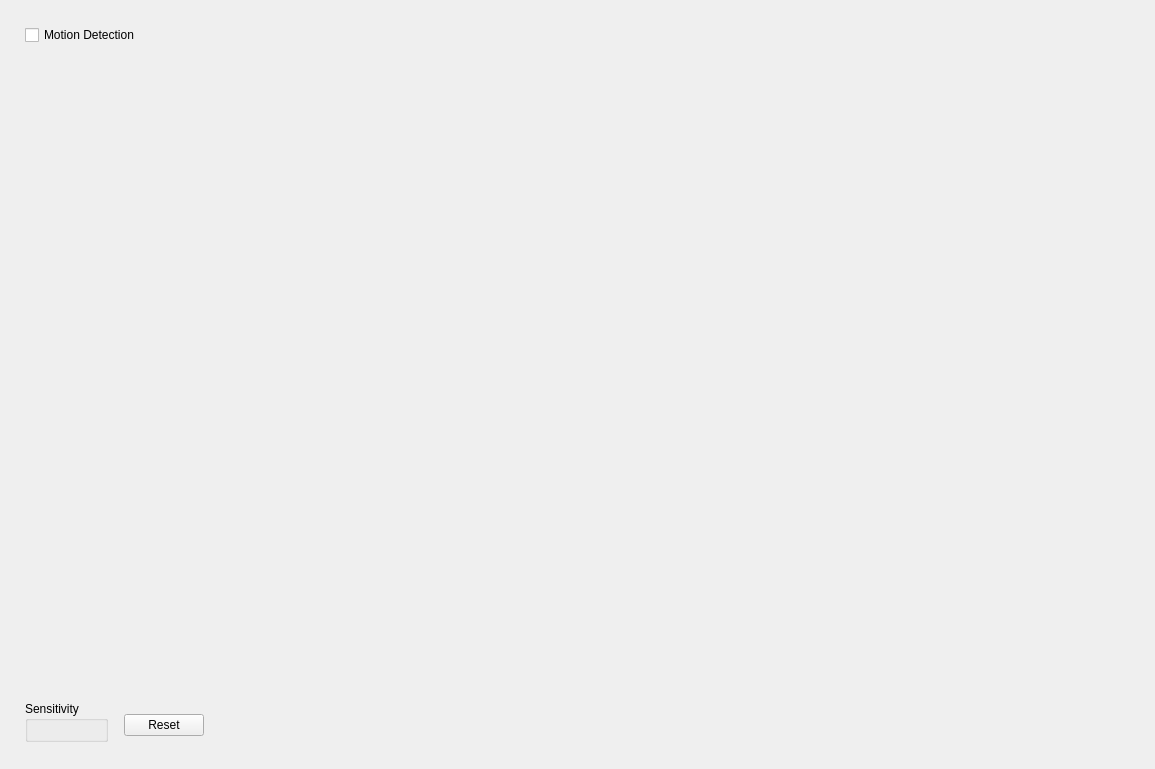
<?xml version="1.0" encoding="UTF-8"?>
<ui version="4.0">
 <class>CameraMotionSettingsWidget</class>
 <widget class="QWidget" name="CameraMotionSettingsWidget">
  <property name="geometry">
   <rect>
    <x>0</x>
    <y>0</y>
    <width>1155</width>
    <height>769</height>
   </rect>
  </property>
  <property name="sizePolicy">
   <sizepolicy hsizetype="Maximum" vsizetype="Maximum">
    <horstretch>0</horstretch>
    <verstretch>0</verstretch>
   </sizepolicy>
  </property>
  <layout class="QVBoxLayout" name="verticalLayout_2">
   <property name="spacing">
    <number>1</number>
   </property>
   <property name="leftMargin">
    <number>0</number>
   </property>
   <property name="topMargin">
    <number>0</number>
   </property>
   <property name="rightMargin">
    <number>0</number>
   </property>
   <property name="bottomMargin">
    <number>0</number>
   </property>
   <item>
    <widget class="QWidget" name="mainWidget" native="true">
     <layout class="QVBoxLayout" name="containerWidget">
      <property name="leftMargin">
       <number>16</number>
      </property>
      <property name="topMargin">
       <number>16</number>
      </property>
      <property name="rightMargin">
       <number>16</number>
      </property>
      <property name="bottomMargin">
       <number>16</number>
      </property>
      <item>
       <widget class="QWidget" name="motionControlsWidget" native="true">
        <layout class="QVBoxLayout" name="verticalLayout" stretch="0,1,0">
         <property name="spacing">
          <number>16</number>
         </property>
         <item>
          <layout class="QHBoxLayout" name="horizontalLayout_3">
           <item>
            <widget class="QCheckBox" name="motionDetectionCheckBox">
             <property name="text">
              <string>Motion Detection</string>
             </property>
            </widget>
           </item>
           <item>
            <spacer name="horizontalSpacer_2">
             <property name="orientation">
              <enum>Qt::Horizontal</enum>
             </property>
             <property name="sizeHint" stdset="0">
              <size>
               <width>40</width>
               <height>20</height>
              </size>
             </property>
            </spacer>
           </item>
          </layout>
         </item>
         <item>
          <widget class="QWidget" name="motionContainerWidget" native="true">
           <layout class="QVBoxLayout" name="verticalLayout_3">
            <property name="leftMargin">
             <number>0</number>
            </property>
            <property name="topMargin">
             <number>0</number>
            </property>
            <property name="rightMargin">
             <number>0</number>
            </property>
            <property name="bottomMargin">
             <number>0</number>
            </property>
           </layout>
          </widget>
         </item>
         <item>
          <layout class="QHBoxLayout" name="horizontalLayout_2">
           <property name="spacing">
            <number>16</number>
           </property>
           <item>
            <widget class="QGroupBox" name="motionSensitivityGroupBox">
             <property name="title">
              <string>Sensitivity</string>
             </property>
             <layout class="QHBoxLayout" name="horizontalLayout_4">
              <property name="spacing">
               <number>10</number>
              </property>
             </layout>
            </widget>
           </item>
           <item>
            <layout class="QHBoxLayout" name="horizontalLayout">
             <property name="topMargin">
              <number>8</number>
             </property>
             <item>
              <widget class="QPushButton" name="resetMotionRegionsButton">
               <property name="text">
                <string>Reset</string>
               </property>
              </widget>
             </item>
             <item>
              <spacer name="horizontalSpacer">
               <property name="orientation">
                <enum>Qt::Horizontal</enum>
               </property>
               <property name="sizeHint" stdset="0">
                <size>
                 <width>40</width>
                 <height>20</height>
                </size>
               </property>
              </spacer>
             </item>
            </layout>
           </item>
          </layout>
         </item>
        </layout>
       </widget>
      </item>
     </layout>
    </widget>
   </item>
   <item>
    <widget class="nx::client::desktop::AlertBar" name="recordingAlertBar" native="true"/>
   </item>
   <item>
    <widget class="nx::client::desktop::AlertBar" name="regionsAlertBar" native="true"/>
   </item>
  </layout>
 </widget>
 <customwidgets>
  <customwidget>
   <class>nx::client::desktop::AlertBar</class>
   <extends>QWidget</extends>
   <header location="global">nx/client/desktop/common/widgets/message_bar.h</header>
  </customwidget>
 </customwidgets>
 <resources/>
 <connections/>
</ui>
